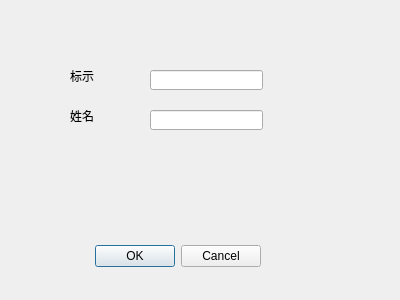
<?xml version="1.0" encoding="UTF-8"?>
<ui version="4.0">
 <class>ChangeNameDialog</class>
 <widget class="QDialog" name="ChangeNameDialog">
  <property name="geometry">
   <rect>
    <x>0</x>
    <y>0</y>
    <width>400</width>
    <height>300</height>
   </rect>
  </property>
  <property name="windowTitle">
   <string>Dialog</string>
  </property>
  <widget class="QDialogButtonBox" name="buttonBox">
   <property name="geometry">
    <rect>
     <x>-80</x>
     <y>240</y>
     <width>341</width>
     <height>32</height>
    </rect>
   </property>
   <property name="orientation">
    <enum>Qt::Horizontal</enum>
   </property>
   <property name="standardButtons">
    <set>QDialogButtonBox::Cancel|QDialogButtonBox::Ok</set>
   </property>
  </widget>
  <widget class="QLabel" name="label_ID">
   <property name="geometry">
    <rect>
     <x>70</x>
     <y>70</y>
     <width>54</width>
     <height>12</height>
    </rect>
   </property>
   <property name="text">
    <string>标示</string>
   </property>
  </widget>
  <widget class="QLabel" name="label_Name">
   <property name="geometry">
    <rect>
     <x>70</x>
     <y>110</y>
     <width>54</width>
     <height>12</height>
    </rect>
   </property>
   <property name="text">
    <string>姓名</string>
   </property>
  </widget>
  <widget class="QLineEdit" name="lineEditName">
   <property name="geometry">
    <rect>
     <x>150</x>
     <y>110</y>
     <width>113</width>
     <height>20</height>
    </rect>
   </property>
  </widget>
  <widget class="QLineEdit" name="lineEditID">
   <property name="geometry">
    <rect>
     <x>150</x>
     <y>70</y>
     <width>113</width>
     <height>20</height>
    </rect>
   </property>
   <property name="inputMask">
    <string/>
   </property>
  </widget>
 </widget>
 <resources/>
 <connections>
  <connection>
   <sender>buttonBox</sender>
   <signal>accepted()</signal>
   <receiver>ChangeNameDialog</receiver>
   <slot>accept()</slot>
   <hints>
    <hint type="sourcelabel">
     <x>248</x>
     <y>254</y>
    </hint>
    <hint type="destinationlabel">
     <x>157</x>
     <y>274</y>
    </hint>
   </hints>
  </connection>
  <connection>
   <sender>buttonBox</sender>
   <signal>rejected()</signal>
   <receiver>ChangeNameDialog</receiver>
   <slot>reject()</slot>
   <hints>
    <hint type="sourcelabel">
     <x>316</x>
     <y>260</y>
    </hint>
    <hint type="destinationlabel">
     <x>286</x>
     <y>274</y>
    </hint>
   </hints>
  </connection>
 </connections>
</ui>
